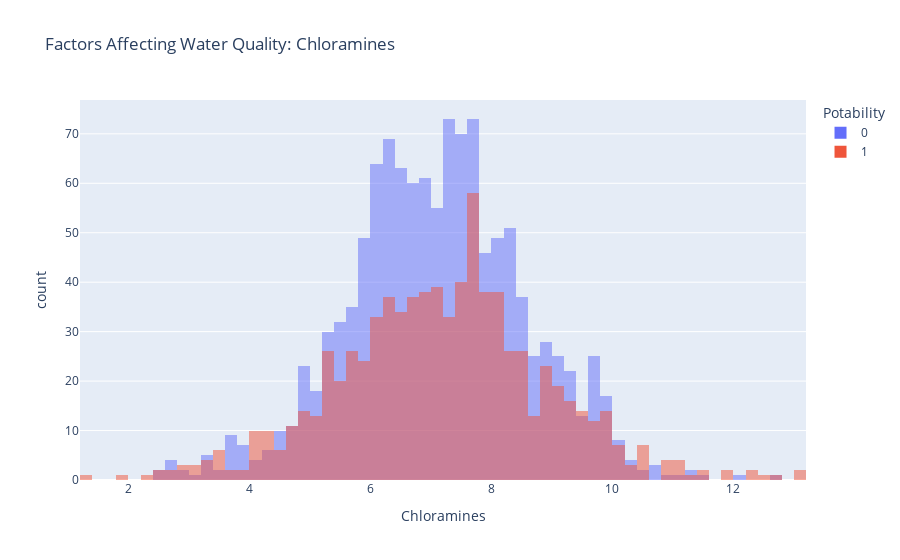

Notebook source saved alongside this figure:
### Code cell
px.histogram(df, x = "Chloramines",color = "Potability", barmode="overlay",title= "Factors Affecting Water Quality: Chloramines")

### Figure 1 — Plotly figure (JSON) as saved in the notebook; plotly's stock layout.template omitted (floating-point values rounded to 4 significant figures; data arrays with more than 128 entries replaced by an {"elided": "..."} marker saying what was removed)
{"data": [{"alignmentgroup": "True", "bingroup": "x", "hovertemplate": "Potability=0<br>Chloramines=%{x}<br>count=%{y}<extra></extra>", "legendgroup": "0", "marker": {"color": "#636efa", "opacity": 0.5, "pattern": {"shape": ""}}, "name": "0", "offsetgroup": "0", "orientation": "v", "showlegend": true, "type": "histogram", "x": {"elided": "1200 float values"}, "xaxis": "x", "yaxis": "y"}, {"alignmentgroup": "True", "bingroup": "x", "hovertemplate": "Potability=1<br>Chloramines=%{x}<br>count=%{y}<extra></extra>", "legendgroup": "1", "marker": {"color": "#EF553B", "opacity": 0.5, "pattern": {"shape": ""}}, "name": "1", "offsetgroup": "1", "orientation": "v", "showlegend": true, "type": "histogram", "x": {"elided": "811 float values"}, "xaxis": "x", "yaxis": "y"}], "layout": {"barmode": "overlay", "legend": {"title": {"text": "Potability"}, "tracegroupgap": 0}, "title": {"text": "Factors Affecting Water Quality: Chloramines"}, "xaxis": {"anchor": "y", "domain": [0, 1], "title": {"text": "Chloramines"}}, "yaxis": {"anchor": "x", "domain": [0, 1], "title": {"text": "count"}}}}
